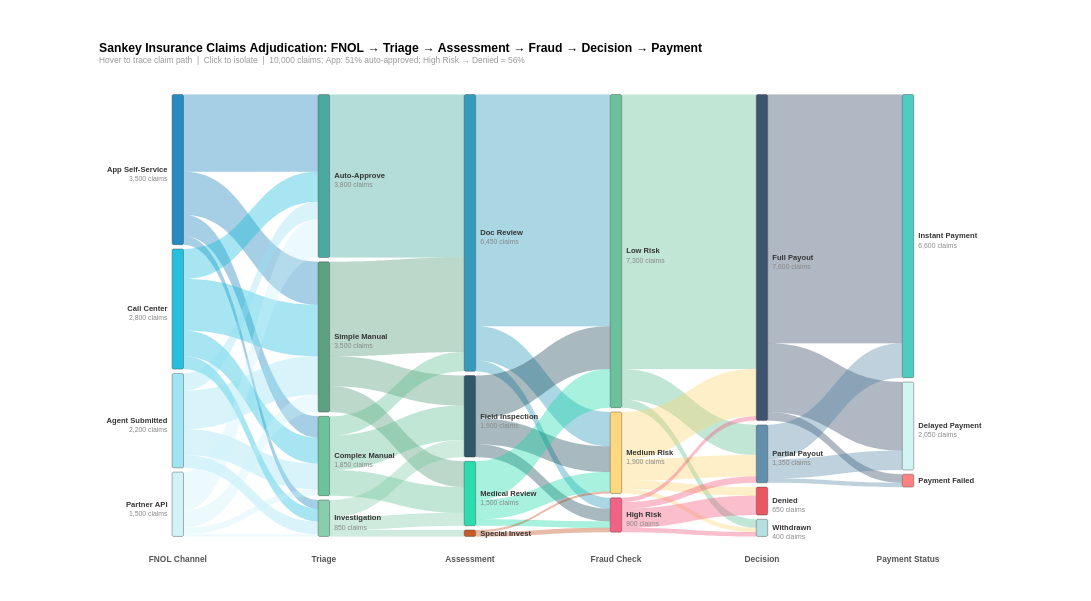

Source (Vega-Lite JSON):
### Vega specification from a JSON file in a GitHub repository (floating-point values rounded to 4 significant figures)
{"$schema": "https://vega.github.io/schema/vega/v5.json", "description": "Insurance Claims Adjudication Sankey — Full Claims Lifecycle (Data-Driven Architecture)", "width": 1150, "height": 580, "padding": {"left": 130, "right": 145, "top": 55, "bottom": 50}, "background": "white", "_metadata": {"chart_type": "sankey_multi_stage", "title": "Sankey Insurance Claims Full Adjudication Flow", "topic": "insurance_claims_adjudication", "architecture": "data-driven layout via Vega transform pipeline", "value_unit": "Claim count", "notes": "10,000 claims — 51% auto-approved via App; High Risk denial rate 56%; Instant payment rate 74%"}, "signals": [{"name": "nodeWidth", "value": 15}, {"name": "nodeGap", "value": 100}, {"name": "threshold", "value": 0, "bind": {"input": "range", "min": 0, "max": 500, "step": 50, "name": "Min Flow (claims): "}}, {"name": "nodeHover", "value": null, "on": [{"events": "@nodeRect:mouseover", "update": "datum.name"}, {"events": "@nodeRect:mouseout", "update": "null"}]}, {"name": "edgeHover", "value": null, "on": [{"events": "@edgeMark:mouseover", "update": "datum.linkId"}, {"events": "@edgeMark:mouseout", "update": "null"}]}, {"name": "selectedNode", "value": null, "on": [{"events": "@nodeRect:click!", "update": "selectedNode === datum.name ? null : datum.name"}, {"events": [{"type": "click", "markname": "resetBtn"}, {"type": "dblclick"}], "update": "null"}]}], "data": [{"name": "rawLinks", "values": [{"source": "App Self-Service", "target": "Auto-Approve", "value": 1800}, {"source": "App Self-Service", "target": "Simple Manual", "value": 1000}, {"source": "App Self-Service", "target": "Complex Manual", "value": 500}, {"source": "App Self-Service", "target": "Investigation", "value": 200}, {"source": "Call Center", "target": "Auto-Approve", "value": 700}, {"source": "Call Center", "target": "Simple Manual", "value": 1200}, {"source": "Call Center", "target": "Complex Manual", "value": 600}, {"source": "Call Center", "target": "Investigation", "value": 300}, {"source": "Agent Submitted", "target": "Auto-Approve", "value": 400}, {"source": "Agent Submitted", "target": "Simple Manual", "value": 900}, {"source": "Agent Submitted", "target": "Complex Manual", "value": 600}, {"source": "Agent Submitted", "target": "Investigation", "value": 300}, {"source": "Partner API", "target": "Auto-Approve", "value": 900}, {"source": "Partner API", "target": "Simple Manual", "value": 400}, {"source": "Partner API", "target": "Complex Manual", "value": 150}, {"source": "Partner API", "target": "Investigation", "value": 50}, {"source": "Auto-Approve", "target": "Doc Review", "value": 3800}, {"source": "Simple Manual", "target": "Doc Review", "value": 2200}, {"source": "Simple Manual", "target": "Field Inspection", "value": 700}, {"source": "Simple Manual", "target": "Medical Review", "value": 600}, {"source": "Complex Manual", "target": "Doc Review", "value": 450}, {"source": "Complex Manual", "target": "Field Inspection", "value": 800}, {"source": "Complex Manual", "target": "Medical Review", "value": 600}, {"source": "Investigation", "target": "Field Inspection", "value": 400}, {"source": "Investigation", "target": "Medical Review", "value": 300}, {"source": "Investigation", "target": "Special Invest", "value": 150}, {"source": "Doc Review", "target": "Low Risk", "value": 5400}, {"source": "Doc Review", "target": "Medium Risk", "value": 800}, {"source": "Doc Review", "target": "High Risk", "value": 250}, {"source": "Field Inspection", "target": "Low Risk", "value": 1000}, {"source": "Field Inspection", "target": "Medium Risk", "value": 600}, {"source": "Field Inspection", "target": "High Risk", "value": 300}, {"source": "Medical Review", "target": "Low Risk", "value": 900}, {"source": "Medical Review", "target": "Medium Risk", "value": 450}, {"source": "Medical Review", "target": "High Risk", "value": 150}, {"source": "Special Invest", "target": "Medium Risk", "value": 50}, {"source": "Special Invest", "target": "High Risk", "value": 100}, {"source": "Low Risk", "target": "Full Payout", "value": 6400}, {"source": "Low Risk", "target": "Partial Payout", "value": 700}, {"source": "Low Risk", "target": "Withdrawn", "value": 200}, {"source": "Medium Risk", "target": "Full Payout", "value": 1100}, {"source": "Medium Risk", "target": "Partial Payout", "value": 500}, {"source": "Medium Risk", "target": "Denied", "value": 200}, {"source": "Medium Risk", "target": "Withdrawn", "value": 100}, {"source": "High Risk", "target": "Full Payout", "value": 100}, {"source": "High Risk", "target": "Partial Payout", "value": 150}, {"source": "High Risk", "target": "Denied", "value": 450}, {"source": "High Risk", "target": "Withdrawn", "value": 100}, {"source": "Full Payout", "target": "Instant Payment", "value": 5800}, {"source": "Full Payout", "target": "Delayed Payment", "value": 1600}, {"source": "Full Payout", "target": "Payment Failed", "value": 200}, {"source": "Partial Payout", "target": "Instant Payment", "value": 800}, {"source": "Partial Payout", "target": "Delayed Payment", "value": 450}, {"source": "Partial Payout", "target": "Payment Failed", "value": 100}]}, {"name": "nodeConfig", "values": [{"name": "App Self-Service", "depth": 0, "order": 0}, {"name": "Call Center", "depth": 0, "order": 1}, {"name": "Agent Submitted", "depth": 0, "order": 2}, {"name": "Partner API", "depth": 0, "order": 3}, {"name": "Auto-Approve", "depth": 1, "order": 0}, {"name": "Simple Manual", "depth": 1, "order": 1}, {"name": "Complex Manual", "depth": 1, "order": 2}, {"name": "Investigation", "depth": 1, "order": 3}, {"name": "Doc Review", "depth": 2, "order": 0}, {"name": "Field Inspection", "depth": 2, "order": 1}, {"name": "Medical Review", "depth": 2, "order": 2}, {"name": "Special Invest", "depth": 2, "order": 3}, {"name": "Low Risk", "depth": 3, "order": 0}, {"name": "Medium Risk", "depth": 3, "order": 1}, {"name": "High Risk", "depth": 3, "order": 2}, {"name": "Full Payout", "depth": 4, "order": 0}, {"name": "Partial Payout", "depth": 4, "order": 1}, {"name": "Denied", "depth": 4, "order": 2}, {"name": "Withdrawn", "depth": 4, "order": 3}, {"name": "Instant Payment", "depth": 5, "order": 0}, {"name": "Delayed Payment", "depth": 5, "order": 1}, {"name": "Payment Failed", "depth": 5, "order": 2}]}, {"name": "depthLabelsData", "values": [{"depth": 0, "label": "FNOL Channel"}, {"depth": 1, "label": "Triage"}, {"depth": 2, "label": "Assessment"}, {"depth": 3, "label": "Fraud Check"}, {"depth": 4, "label": "Decision"}, {"depth": 5, "label": "Payment Status"}]}, {"name": "filteredLinks", "source": "rawLinks", "transform": [{"type": "filter", "expr": "datum.value >= threshold"}, {"type": "formula", "expr": "datum.source + ' → ' + datum.target", "as": "linkId"}]}, {"name": "linksWithOrder", "source": "filteredLinks", "transform": [{"type": "lookup", "from": "nodeConfig", "key": "name", "fields": ["source"], "as": ["srcConfig"]}, {"type": "lookup", "from": "nodeConfig", "key": "name", "fields": ["target"], "as": ["tgtConfig"]}, {"type": "formula", "expr": "datum.srcConfig.order", "as": "srcOrder"}, {"type": "formula", "expr": "datum.tgtConfig.order", "as": "tgtOrder"}, {"type": "formula", "expr": "datum.srcConfig.depth", "as": "srcDepth"}, {"type": "formula", "expr": "datum.tgtConfig.depth", "as": "tgtDepth"}]}, {"name": "outTotals", "source": "linksWithOrder", "transform": [{"type": "aggregate", "groupby": ["source"], "fields": ["value"], "ops": ["sum"], "as": ["totalOut"]}]}, {"name": "inTotals", "source": "linksWithOrder", "transform": [{"type": "aggregate", "groupby": ["target"], "fields": ["value"], "ops": ["sum"], "as": ["totalIn"]}]}, {"name": "nodePositions", "source": "nodeConfig", "transform": [{"type": "lookup", "from": "outTotals", "key": "source", "fields": ["name"], "as": ["outInfo"]}, {"type": "lookup", "from": "inTotals", "key": "target", "fields": ["name"], "as": ["inInfo"]}, {"type": "formula", "expr": "datum.outInfo ? datum.outInfo.totalOut : 0", "as": "totalOut"}, {"type": "formula", "expr": "datum.inInfo ? datum.inInfo.totalIn : 0", "as": "totalIn"}, {"type": "formula", "expr": "max(datum.totalOut, datum.totalIn)", "as": "total"}, {"type": "filter", "expr": "datum.total > 0"}, {"type": "stack", "groupby": ["depth"], "sort": {"field": "order", "order": "ascending"}, "field": "total"}, {"type": "window", "groupby": ["depth"], "sort": {"field": "order", "order": "ascending"}, "ops": ["row_number"], "as": ["rankInDepth"]}, {"type": "formula", "expr": "datum.y0 + (datum.rankInDepth - 1) * nodeGap", "as": "y0g"}, {"type": "formula", "expr": "datum.y1 + (datum.rankInDepth - 1) * nodeGap", "as": "y1g"}]}, {"name": "sourceStacked", "source": "linksWithOrder", "transform": [{"type": "window", "groupby": ["source"], "sort": {"field": "tgtOrder", "order": "ascending"}, "ops": ["sum"], "fields": ["value"], "frame": [null, 0], "as": ["srcCumEnd"]}, {"type": "formula", "expr": "datum.srcCumEnd - datum.value", "as": "srcCumStart"}]}, {"name": "targetStacked", "source": "linksWithOrder", "transform": [{"type": "window", "groupby": ["target"], "sort": {"field": "srcOrder", "order": "ascending"}, "ops": ["sum"], "fields": ["value"], "frame": [null, 0], "as": ["tgtCumEnd"]}, {"type": "formula", "expr": "datum.tgtCumEnd - datum.value", "as": "tgtCumStart"}]}, {"name": "edges", "source": "sourceStacked", "transform": [{"type": "lookup", "from": "targetStacked", "key": "linkId", "fields": ["linkId"], "as": ["tgtInfo"]}, {"type": "formula", "expr": "datum.tgtInfo ? datum.tgtInfo.tgtCumStart : 0", "as": "tgtCumStart"}, {"type": "formula", "expr": "datum.tgtInfo ? datum.tgtInfo.tgtCumEnd : datum.value", "as": "tgtCumEnd"}, {"type": "lookup", "from": "nodePositions", "key": "name", "fields": ["source"], "as": ["srcNode"]}, {"type": "lookup", "from": "nodePositions", "key": "name", "fields": ["target"], "as": ["tgtNode"]}, {"type": "filter", "expr": "datum.srcNode && datum.tgtNode"}, {"type": "formula", "expr": "datum.srcNode.y0g + datum.srcCumStart", "as": "absSy0"}, {"type": "formula", "expr": "datum.srcNode.y0g + datum.srcCumEnd", "as": "absSy1"}, {"type": "formula", "expr": "datum.tgtNode.y0g + datum.tgtCumStart", "as": "absTy0"}, {"type": "formula", "expr": "datum.tgtNode.y0g + datum.tgtCumEnd", "as": "absTy1"}, {"type": "formula", "expr": "datum.srcNode.total > 0 ? datum.value / datum.srcNode.total : 0", "as": "srcPct"}, {"type": "formula", "expr": "datum.tgtNode.total > 0 ? datum.value / datum.tgtNode.total : 0", "as": "tgtPct"}]}], "scales": [{"name": "x", "type": "point", "range": "width", "domain": [0, 1, 2, 3, 4, 5], "padding": 0.5}, {"name": "y", "type": "linear", "range": [0, {"signal": "height"}], "domain": {"data": "nodePositions", "field": "y1g"}}, {"name": "color", "type": "ordinal", "domain": {"data": "nodeConfig", "field": "name"}, "range": ["#0077B6", "#00B4D8", "#90E0EF", "#CAF0F8", "#2A9D8F", "#40916C", "#52B788", "#74C69D", "#118AB2", "#073B4C", "#06D6A0", "#BB3E03", "#52B788", "#FFD166", "#EF476F", "#1D3557", "#457B9D", "#E63946", "#A8DADC", "#2EC4B6", "#CBF3F0", "#FF6B6B"]}], "marks": [{"type": "path", "name": "edgeMark", "from": {"data": "edges"}, "encode": {"update": {"path": {"signal": "'M' + (scale('x', datum.srcDepth) + nodeWidth) + ',' + scale('y', datum.absSy0) + ' C' + ((scale('x', datum.srcDepth) + nodeWidth + scale('x', datum.tgtDepth)) / 2) + ',' + scale('y', datum.absSy0) + ' ' + ((scale('x', datum.srcDepth) + nodeWidth + scale('x', datum.tgtDepth)) / 2) + ',' + scale('y', datum.absTy0) + ' ' + scale('x', datum.tgtDepth) + ',' + scale('y', datum.absTy0) + ' L' + scale('x', datum.tgtDepth) + ',' + scale('y', datum.absTy1) + ' C' + ((scale('x', datum.srcDepth) + nodeWidth + scale('x', datum.tgtDepth)) / 2) + ',' + scale('y', datum.absTy1) + ' ' + ((scale('x', datum.srcDepth) + nodeWidth + scale('x', datum.tgtDepth)) / 2) + ',' + scale('y', datum.absSy1) + ' ' + (scale('x', datum.srcDepth) + nodeWidth) + ',' + scale('y', datum.absSy1) + ' Z'"}, "fill": {"scale": "color", "field": "source"}, "fillOpacity": {"signal": "selectedNode ? (datum.source === selectedNode || datum.target === selectedNode ? 0.65 : 0.04) : nodeHover ? (datum.source === nodeHover || datum.target === nodeHover ? 0.65 : 0.08) : edgeHover === datum.linkId ? 0.75 : 0.35"}, "stroke": {"scale": "color", "field": "source"}, "strokeWidth": {"value": 0.5}, "strokeOpacity": {"signal": "selectedNode ? (datum.source === selectedNode || datum.target === selectedNode ? 0.4 : 0) : nodeHover ? (datum.source === nodeHover || datum.target === nodeHover ? 0.4 : 0) : edgeHover === datum.linkId ? 0.5 : 0.1"}, "tooltip": {"signal": "datum.source + ' → ' + datum.target + ': ' + format(datum.value, ',d') + ' claims (' + format(datum.srcPct, '.0%') + ' of ' + datum.source + ')'"}, "cursor": {"value": "pointer"}}, "hover": {"fillOpacity": {"value": 0.8}}}}, {"type": "rect", "name": "nodeRect", "from": {"data": "nodePositions"}, "encode": {"enter": {"width": {"signal": "nodeWidth"}, "cornerRadius": {"value": 2}}, "update": {"x": {"scale": "x", "field": "depth"}, "y": {"scale": "y", "field": "y0g"}, "y2": {"scale": "y", "field": "y1g"}, "fill": {"scale": "color", "field": "name"}, "stroke": {"value": "#333"}, "strokeWidth": {"signal": "selectedNode === datum.name || nodeHover === datum.name ? 2 : 0.5"}, "fillOpacity": {"signal": "selectedNode ? (datum.name === selectedNode ? 1 : 0.25) : nodeHover === datum.name ? 1 : 0.85"}, "tooltip": {"signal": "datum.name + ': ' + format(datum.total, ',d') + ' claims'"}, "cursor": {"value": "pointer"}}}}, {"type": "text", "from": {"data": "nodePositions"}, "interactive": false, "encode": {"update": {"x": {"signal": "datum.depth === 0 ? scale('x', datum.depth) - 6 : scale('x', datum.depth) + nodeWidth + 6"}, "y": {"signal": "(scale('y', datum.y0g) + scale('y', datum.y1g)) / 2"}, "align": {"signal": "datum.depth === 0 ? 'right' : 'left'"}, "text": {"field": "name"}, "fontSize": {"value": 10}, "fontWeight": {"value": "bold"}, "fill": {"value": "#333"}, "baseline": {"value": "middle"}, "opacity": {"signal": "selectedNode ? (datum.name === selectedNode ? 1 : 0.25) : 1"}}}}, {"type": "text", "from": {"data": "nodePositions"}, "interactive": false, "encode": {"update": {"x": {"signal": "datum.depth === 0 ? scale('x', datum.depth) - 6 : scale('x', datum.depth) + nodeWidth + 6"}, "y": {"signal": "(scale('y', datum.y0g) + scale('y', datum.y1g)) / 2 + 12"}, "align": {"signal": "datum.depth === 0 ? 'right' : 'left'"}, "text": {"signal": "abs(scale('y', datum.y0g) - scale('y', datum.y1g)) > 18 ? '' + format(datum.total, ',d') + ' claims' : ''"}, "fontSize": {"value": 9}, "fill": {"value": "#888"}, "baseline": {"value": "middle"}, "opacity": {"signal": "selectedNode ? (datum.name === selectedNode ? 1 : 0.25) : 1"}}}}, {"type": "text", "from": {"data": "depthLabelsData"}, "interactive": false, "encode": {"enter": {"x": {"signal": "scale('x', datum.depth) + nodeWidth / 2"}, "y": {"signal": "height + 25"}, "text": {"field": "label"}, "fontSize": {"value": 11}, "fontWeight": {"value": "bold"}, "fill": {"value": "#555"}, "baseline": {"value": "top"}, "align": {"value": "center"}}}}, {"type": "group", "data": [{"name": "showResetData", "values": [{}], "transform": [{"type": "filter", "expr": "selectedNode"}]}], "encode": {"enter": {"xc": {"signal": "width / 2"}, "y": {"value": -35}, "width": {"value": 100}, "height": {"value": 26}}}, "marks": [{"type": "group", "name": "resetBtn", "from": {"data": "showResetData"}, "encode": {"enter": {"cornerRadius": {"value": 5}, "fill": {"value": "#f5f5f5"}, "stroke": {"value": "#bbb"}, "strokeWidth": {"value": 1.5}, "height": {"field": {"group": "height"}}, "width": {"field": {"group": "width"}}, "cursor": {"value": "pointer"}}, "update": {"opacity": {"value": 1}}, "hover": {"opacity": {"value": 0.7}}}, "marks": [{"type": "text", "interactive": false, "encode": {"enter": {"xc": {"field": {"group": "width"}, "mult": 0.5}, "yc": {"field": {"group": "height"}, "mult": 0.5, "offset": 1}, "align": {"value": "center"}, "baseline": {"value": "middle"}, "fontWeight": {"value": "bold"}, "fontSize": {"value": 11}, "text": {"value": "Show All"}, "fill": {"value": "#555"}}}}]}]}], "title": {"text": "Sankey Insurance Claims Adjudication: FNOL → Triage → Assessment → Fraud → Decision → Payment", "subtitle": "Hover to trace claim path  |  Click to isolate  |  10,000 claims; App: 51% auto-approved; High Risk → Denied = 56%", "fontSize": 16, "subtitleFontSize": 11, "subtitleColor": "#999", "anchor": "start"}}
